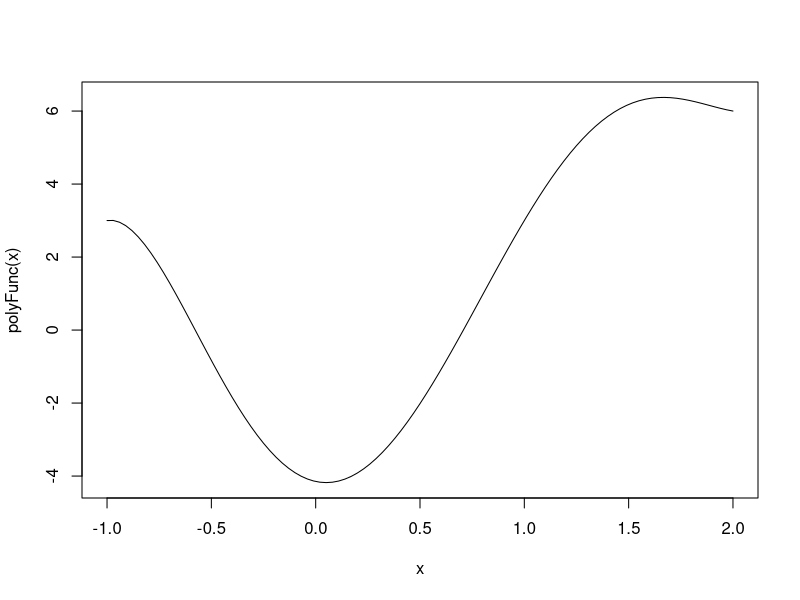
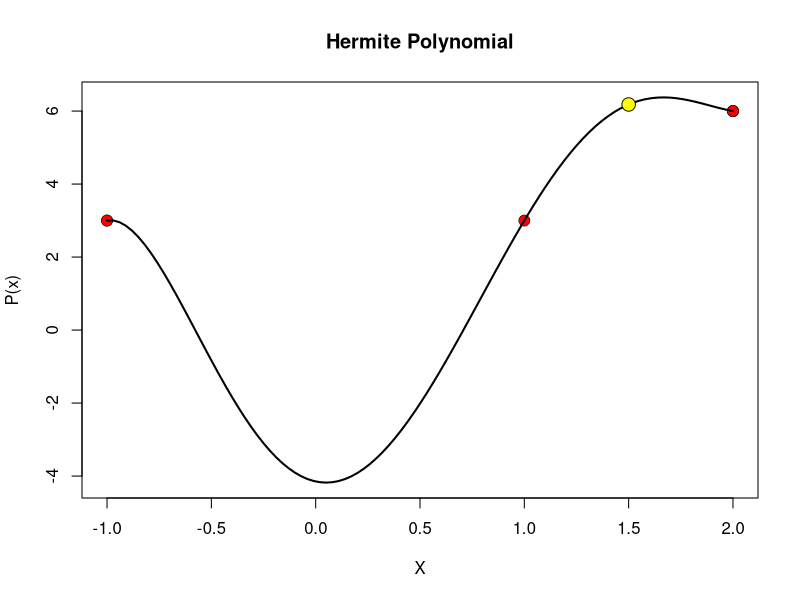

Generate these figures, in order, with R:
intH = function(A, xs, showTable = F, showExpr = F, showMatrix = F, showGraph = F){
  A = A[order(A[, 1]), ]
  
  expandedTable = A
  separatorLine = paste(rep("-", 10), collapse = "")
  
  pos = 0
  for (i in 1:nrow(A)){
    for (j in ncol(A):3){
      if (!is.na(A[i,j])){
        if ((sum(is.na(A[i,3:j])) == 0)){
          newRow = A[i,]
          newRow[(j):length(newRow)] = NA
          isLastRow = (i + 1 + pos) > nrow(expandedTable)
          if (isLastRow){
            expandedTable = rbind(expandedTable, newRow)
            
          } else{
            expandedTable = rbind(expandedTable[1:(i + pos), ], newRow, 
                                  expandedTable[(i + 1 + pos):nrow(expandedTable), ])
          }
          pos = pos + 1
        } else{
          expandedTable[(i + pos), j] = NA
        }
      }
    }
  }
  row.names(expandedTable) = NULL
  
  
  for (i in 1:nrow(expandedTable)) {
    for (j in 3:ncol(expandedTable)) {
      if (!is.na(expandedTable[i, j])) {
        expandedTable[i, j] <- expandedTable[i, j] / (factorial(j - 2))
      }
    }
  }
  
  
  degree = nrow(expandedTable) - 1
  x = xs
  divDiff = expandedTable
  
  for (i in 1:degree){
    result = rep(0, nrow(expandedTable))
    
    for (j in 1:(nrow(expandedTable) - i)){
      currentCol = i + 1
      
      if ((currentCol + 1) > ncol(divDiff) || is.na(divDiff[j, (currentCol + 1)])){
        currentDiff = divDiff[(j + 1), currentCol]
        previousDiff = divDiff[j, currentCol]
        currentX = divDiff[(j + i), 1]
        prevX = divDiff[j, 1]
        
        result[j] = (currentDiff - previousDiff) / (currentX - prevX)
      } else{
        result[j] = divDiff[j, (currentCol + 1)]
      }
    }
    
    if (currentCol < ncol(expandedTable)){
      divDiff[, (currentCol + 1)] = result
    } else{
      divDiff = cbind(divDiff, result)
    }
    
    colnames(divDiff)[i+2] = paste("DD", i)
  }
  
  if (showTable){
    print("Divided differences: ")
    print(divDiff)
    print(separatorLine)
  }
  
  expr = as.character(divDiff[1, 2])
  matrix = matrix(c(0, divDiff[1, 2], divDiff[1, 2], divDiff[1, 2]), 
                  nrow = nrow(expandedTable), ncol = 4, byrow = TRUE)
  colnames(matrix) = list("Order", "Coef", "Coef value", "Aprox")
  
  for (i in 1:degree) {
    term = "1"
    
    for (j in 1:i) {
      term = paste(term, "*", paste("(x - ", divDiff[j, 1], ")", sep = ""))
    }
    
    expr = paste(expr, "+", as.character(divDiff[1, i + 2]), "*", term)
    aprox = eval(parse(text = expr))
    coefValue = eval(parse(text = paste(as.character(divDiff[1, i + 2]), "*", term)))
    matrix[i+1,] = c(i, divDiff[1, (i + 2)], coefValue, aprox)
  }
  expr = gsub(" 1 \\*", "", expr)

  if (showExpr){
    cat("P(x) = ", expr, "\n")
    print(separatorLine)
  }
  
  # Graphs
  polyFunc = function(x) {
    eval(parse(text = expr))
  }
  
  if (showGraph){
    curve_results = curve(polyFunc, from = min(expandedTable[,1]), 
                          to = max(expandedTable[,1]))
    
    plot(expandedTable[,1], expandedTable[,2], pch = 21, cex = 1.5, lwd = 0.5, 
         bg = "red", main = "Hermite Polynomial", xlab = "X", ylab = "P(x)", 
         ylim = c(min(curve_results$y), max(curve_results$y)))
    
    lines(curve_results, col = "black", lwd = 2)
    
    points(xs, polyFunc(xs), pch = 21, cex = 1.8, lwd = 0.9, bg = "yellow")
  }

  
  if (showMatrix){
    print("Matrix: ")
    print(matrix)
    print(separatorLine)
  }
  
  cat("Aprox: ")
  
  return(polyFunc(xs))
}


# Example
x=c(3,2,5,6,9)
fx=c(27,6,135,234,783)
dx=c(33,NA,85,NA,NA)
dxx=c(20,NA,NA,15,NA)
A=cbind(x,fx, dx, dxx) ; A

intH(A, 4.5, T, T, T)

# Example PPT
x = c(-1, 1, 2)
fx = c(3, 3, 6)
dx = c(1,NA,-1)
dxx = c(NA, NA, 10)
A = cbind(x,fx,dx, dxx) ; A

intH(A,1.5, T, T, T, T)
